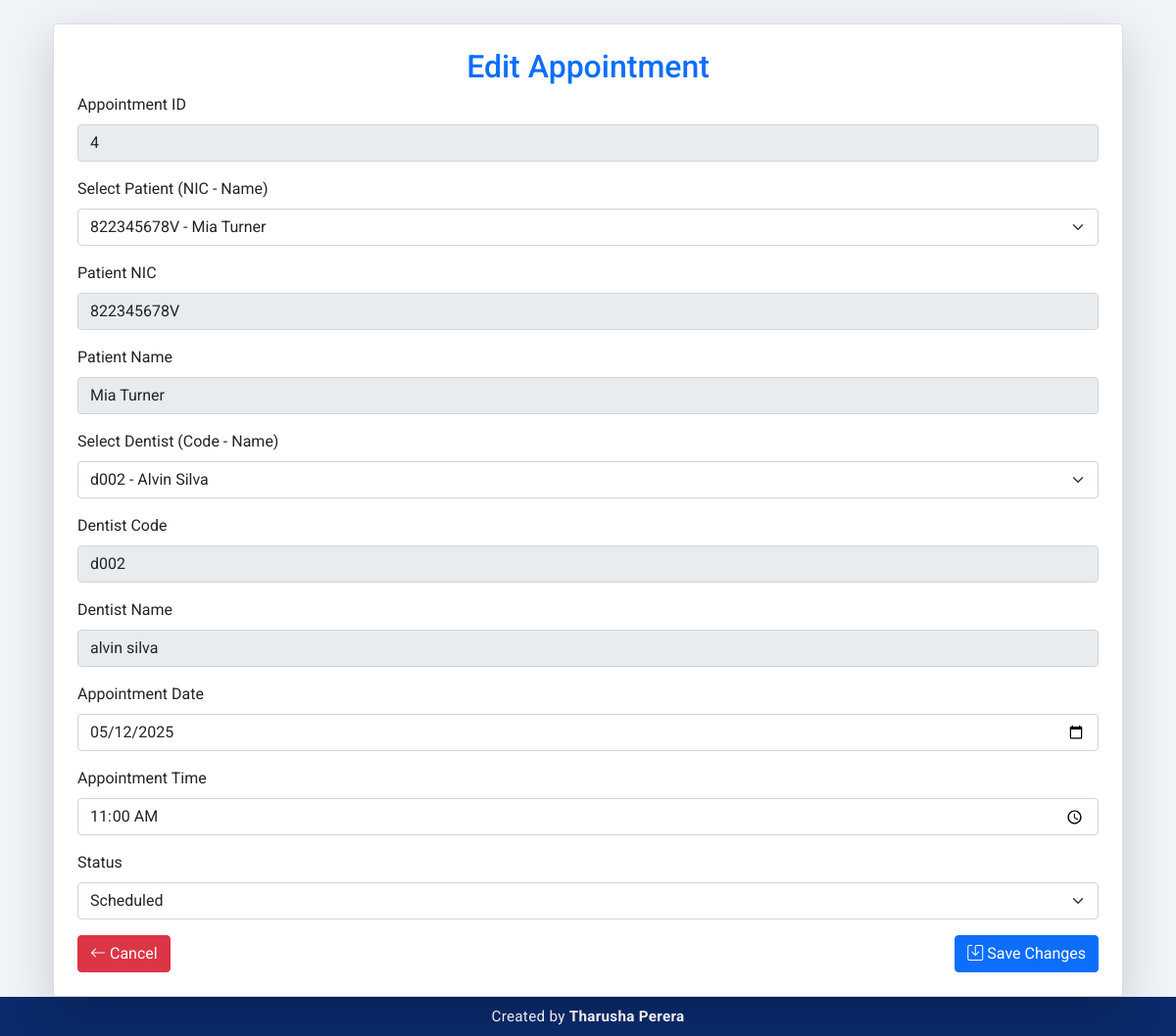
Screenshot of /modules/appointment_functions/edit_appointment.php?id=4&date=2025-05-12 (signed in) with the database file from the repository.
### tables this page shows
CREATE TABLE `appointments` (
  `appointment_id` int(11) NOT NULL,
  `appointment_date` date NOT NULL,
  `appointment_time` time NOT NULL,
  `patient_nic` varchar(12) NOT NULL,
  `patient_name` varchar(150) NOT NULL,
  `status` enum('Scheduled','Completed','Cancelled') NOT NULL,
  `created_at` timestamp NOT NULL DEFAULT current_timestamp(),
  `updated_at` timestamp NOT NULL DEFAULT current_timestamp() ON UPDATE current_timestamp(),
  `dentist_code` varchar(50) DEFAULT NULL,
  `dentist_name` varchar(100) DEFAULT NULL
);

CREATE TABLE `patients` (
  `NIC` varchar(12) NOT NULL,
  `Fullname` varchar(150) NOT NULL,
  `Address` text NOT NULL,
  `Contact` varchar(15) NOT NULL,
  `Gender` enum('Male','Female','Other') NOT NULL,
  `Email` varchar(50) NOT NULL,
  `Username` varchar(15) NOT NULL,
  `Password` varchar(15) NOT NULL,
  `profile_picture` longblob DEFAULT NULL,
  `reset_token` varchar(255) DEFAULT NULL,
  `token_expiry` datetime DEFAULT NULL
);

CREATE TABLE `users` (
  `NIC` varchar(12) NOT NULL,
  `user_code` varchar(6) DEFAULT NULL,
  `Fullname` varchar(150) DEFAULT NULL,
  `Role` varchar(50) DEFAULT NULL,
  `Address` varchar(250) DEFAULT NULL,
  `Contact` varchar(15) DEFAULT NULL,
  `Gender` varchar(10) DEFAULT NULL,
  `Email` varchar(100) DEFAULT NULL,
  `Username` varchar(15) DEFAULT NULL,
  `Password` varchar(15) DEFAULT NULL,
  `reset_token` varchar(255) DEFAULT NULL,
  `token_expiry` datetime DEFAULT NULL,
  `profile_picture` longblob DEFAULT NULL
);

### modules/appointment_functions/edit_appointment.php (the view, shortened to what this page needs)
<?php
include '../../includes/header.php';
include '../../config/db.php';
$patients_result = $conn->query("SELECT NIC, Fullname FROM patients");
$patients = $patients_result->fetch_all(MYSQLI_ASSOC);
$dentists_result = $conn->query("SELECT user_code, Fullname FROM users WHERE Role = 'Dentist'");
$dentists = $dentists_result->fetch_all(MYSQLI_ASSOC);
if (isset($_GET['id']) && isset($_GET['date'])) {
    $appointment_id = $_GET['id'];
    $appointment_date = $_GET['date'];
    $stmt = $conn->prepare("SELECT * FROM appointments WHERE appointment_id = ? AND appointment_date = ?");
    $stmt->bind_param("ss", $appointment_id, $appointment_date);
    $stmt->execute();
    $result = $stmt->get_result();
    if ($result->num_rows == 1) {
        $appointment = $result->fetch_assoc();
    } else {
        $message = "<div class='alert alert-danger'>Appointment not found!</div>";
    }
} else {
    $message = "<div class='alert alert-danger'>Invalid request!</div>";
}
?>
<div class="container mt-4">
    <div class="card shadow-lg p-4">
        <h2 class="text-center text-primary">Edit Appointment</h2>
        <form method="POST">
            <div class="mb-3">
                <label class="form-label">Appointment ID</label>
                <input type="text" class="form-control" value="<?= htmlspecialchars($appointment['appointment_id']) ?>" readonly>
            </div>
            <div class="mb-3">
                <label class="form-label">Select Patient (NIC - Name)</label>
                <select class="form-select" id="patient_select">
                    <?php foreach ($patients as $p): ?>
                        <option value="<?= $p['NIC'] ?>|<?= $p['Fullname'] ?>" <?= ($appointment['patient_nic'] === $p['NIC']) ? 'selected' : '' ?>>
                            <?= $p['NIC'] . " - " . $p['Fullname'] ?>
                        </option>
                    <?php endforeach; ?>
                </select>
            </div>
            <div class="mb-3">
                <label class="form-label">Patient NIC</label>
                <input type="text" name="patient_nic" id="patient_nic" class="form-control" value="<?= htmlspecialchars($appointment['patient_nic']) ?>" readonly>
            </div>
            <div class="mb-3">
                <label class="form-label">Patient Name</label>
                <input type="text" name="patient_name" id="patient_name" class="form-control" value="<?= htmlspecialchars($appointment['patient_name']) ?>" readonly>
            </div>
            <div class="mb-3">
                <label class="form-label">Select Dentist (Code - Name)</label>
                <select class="form-select" id="dentist_select">
                    <?php foreach ($dentists as $d): ?>
                        <option value="<?= $d['user_code'] ?>|<?= $d['Fullname'] ?>" <?= ($appointment['dentist_code'] === $d['user_code']) ? 'selected' : '' ?>>
                            <?= $d['user_code'] . " - " . $d['Fullname'] ?>
                        </option>
                    <?php endforeach; ?>
                </select>
            </div>
            <div class="mb-3">
                <label class="form-label">Dentist Code</label>
                <input type="text" name="dentist_code" id="dentist_code" class="form-control" value="<?= htmlspecialchars($appointment['dentist_code']) ?>" readonly>
            </div>
            <div class="mb-3">
                <label class="form-label">Dentist Name</label>
                <input type="text" name="dentist_name" id="dentist_name" class="form-control" value="<?= htmlspecialchars($appointment['dentist_name']) ?>" readonly>
            </div>
            <div class="mb-3">
                <label class="form-label">Appointment Date</label>
                <input type="date" name="appointment_date" class="form-control" value="<?= htmlspecialchars($appointment['appointment_date']) ?>" required>
            </div>
            <div class="mb-3">
                <label class="form-label">Appointment Time</label>
                <input type="time" name="appointment_time" class="form-control" value="<?= htmlspecialchars($appointment['appointment_time']) ?>" required>
            </div>
            <div class="mb-3">
                <label class="form-label">Status</label>
                <select name="status" class="form-select" required>
                    <option value="Scheduled" <?= ($appointment['status'] == "Scheduled") ? "selected" : "" ?>>Scheduled</option>
                </select>
            </div>
            <div class="d-flex justify-content-between">
                <a href="../appointment_scheduling.php" class="btn btn-danger"><i class="bi bi-arrow-left"></i> Cancel</a>
                <button type="submit" class="btn btn-primary"><i class="bi bi-save"></i> Save Changes</button>
            </div>
        </form>
    </div>
</div>
<?php include '../../includes/footer.php'; ?>

### includes/header.php (style rules this page uses)
body { background-color: #f0f4f8; font-family: 'Roboto', sans-serif; }

### includes/footer.php (style rules this page uses)
:root { --footer-bg: #0a2a6b; }

### rows the page displays
appointments: appointment "4", patient_nic.NIC "822345678V - Mia Turner", patient_nic "822345678V", patient_name "Mia Turner", dentist_code.user_code "d002 - Alvin Silva", dentist_code "d002", dentist_name "alvin silva", appointment_date "05/12/2025", appointment_time "11:00:00", status "Scheduled"
